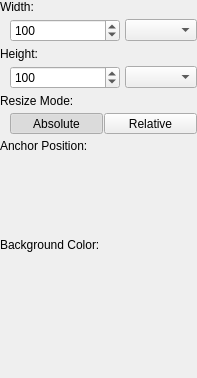
<?xml version="1.0" encoding="UTF-8"?>
<ui version="4.0">
 <class>FilterWidget</class>
 <widget class="QWidget" name="FilterWidget">
  <property name="geometry">
   <rect>
    <x>0</x>
    <y>0</y>
    <width>197</width>
    <height>378</height>
   </rect>
  </property>
  <property name="windowTitle">
   <string>Form</string>
  </property>
  <layout class="QVBoxLayout" name="verticalLayout" stretch="0,1">
   <property name="spacing">
    <number>0</number>
   </property>
   <property name="leftMargin">
    <number>0</number>
   </property>
   <property name="topMargin">
    <number>0</number>
   </property>
   <property name="rightMargin">
    <number>0</number>
   </property>
   <property name="bottomMargin">
    <number>0</number>
   </property>
   <item>
    <layout class="QVBoxLayout" name="verticalLayout_6">
     <property name="spacing">
      <number>5</number>
     </property>
     <item>
      <widget class="QLabel" name="label_3">
       <property name="text">
        <string>Width:</string>
       </property>
      </widget>
     </item>
     <item>
      <layout class="QHBoxLayout" name="horizontalLayout_2" stretch="1,0">
       <property name="spacing">
        <number>5</number>
       </property>
       <property name="leftMargin">
        <number>10</number>
       </property>
       <item>
        <widget class="QSpinBox" name="mSpinWidth">
         <property name="minimum">
          <number>1</number>
         </property>
         <property name="maximum">
          <number>10000</number>
         </property>
         <property name="value">
          <number>100</number>
         </property>
        </widget>
       </item>
       <item>
        <widget class="QComboBox" name="mComboWidthMode"/>
       </item>
      </layout>
     </item>
     <item>
      <widget class="QLabel" name="label_4">
       <property name="text">
        <string>Height:</string>
       </property>
      </widget>
     </item>
     <item>
      <layout class="QHBoxLayout" name="horizontalLayout_3" stretch="1,0">
       <property name="spacing">
        <number>5</number>
       </property>
       <property name="leftMargin">
        <number>10</number>
       </property>
       <item>
        <widget class="QSpinBox" name="mSpinHeight">
         <property name="minimum">
          <number>1</number>
         </property>
         <property name="maximum">
          <number>30000</number>
         </property>
         <property name="value">
          <number>100</number>
         </property>
        </widget>
       </item>
       <item>
        <widget class="QComboBox" name="mComboHeightMode"/>
       </item>
      </layout>
     </item>
     <item>
      <widget class="QLabel" name="label_2">
       <property name="text">
        <string>Resize Mode:</string>
       </property>
      </widget>
     </item>
     <item>
      <layout class="QHBoxLayout" name="horizontalLayout_4">
       <property name="spacing">
        <number>1</number>
       </property>
       <property name="leftMargin">
        <number>10</number>
       </property>
       <item>
        <widget class="QToolButton" name="mButtonResizeModeAbsolute">
         <property name="sizePolicy">
          <sizepolicy hsizetype="Preferred" vsizetype="Fixed">
           <horstretch>0</horstretch>
           <verstretch>0</verstretch>
          </sizepolicy>
         </property>
         <property name="text">
          <string>Absolute</string>
         </property>
         <property name="checkable">
          <bool>true</bool>
         </property>
         <property name="checked">
          <bool>true</bool>
         </property>
         <property name="autoExclusive">
          <bool>true</bool>
         </property>
         <property name="class" stdset="0">
          <string>cFlatOptionButton</string>
         </property>
        </widget>
       </item>
       <item>
        <widget class="QToolButton" name="mButtonResizeModeRelative">
         <property name="sizePolicy">
          <sizepolicy hsizetype="Preferred" vsizetype="Fixed">
           <horstretch>0</horstretch>
           <verstretch>0</verstretch>
          </sizepolicy>
         </property>
         <property name="text">
          <string>Relative</string>
         </property>
         <property name="checkable">
          <bool>true</bool>
         </property>
         <property name="autoExclusive">
          <bool>true</bool>
         </property>
         <property name="class" stdset="0">
          <string>cFlatOptionButton</string>
         </property>
        </widget>
       </item>
      </layout>
     </item>
     <item>
      <widget class="QLabel" name="label_5">
       <property name="text">
        <string>Anchor Position:</string>
       </property>
      </widget>
     </item>
     <item>
      <layout class="QHBoxLayout" name="horizontalLayout_5">
       <property name="spacing">
        <number>1</number>
       </property>
       <property name="leftMargin">
        <number>10</number>
       </property>
       <item>
        <widget class="anitools::widgets::AnchorPositionBox" name="mAnchorPositionBox" native="true">
         <property name="minimumSize">
          <size>
           <width>0</width>
           <height>75</height>
          </size>
         </property>
         <property name="focusPolicy">
          <enum>Qt::StrongFocus</enum>
         </property>
        </widget>
       </item>
      </layout>
     </item>
     <item>
      <widget class="QLabel" name="label">
       <property name="text">
        <string>Background Color:</string>
       </property>
      </widget>
     </item>
     <item>
      <layout class="QHBoxLayout" name="horizontalLayout">
       <property name="spacing">
        <number>1</number>
       </property>
       <property name="leftMargin">
        <number>10</number>
       </property>
       <item>
        <widget class="anitools::widgets::ColorButton" name="mButtonBackgroundColor" native="true">
         <property name="sizePolicy">
          <sizepolicy hsizetype="Expanding" vsizetype="Preferred">
           <horstretch>0</horstretch>
           <verstretch>0</verstretch>
          </sizepolicy>
         </property>
         <property name="minimumSize">
          <size>
           <width>0</width>
           <height>32</height>
          </size>
         </property>
        </widget>
       </item>
      </layout>
     </item>
    </layout>
   </item>
   <item>
    <spacer name="verticalSpacer">
     <property name="orientation">
      <enum>Qt::Vertical</enum>
     </property>
     <property name="sizeHint" stdset="0">
      <size>
       <width>0</width>
       <height>0</height>
      </size>
     </property>
    </spacer>
   </item>
  </layout>
 </widget>
 <customwidgets>
  <customwidget>
   <class>anitools::widgets::ColorButton</class>
   <extends>QWidget</extends>
   <header>colorbutton.h</header>
   <container>1</container>
  </customwidget>
  <customwidget>
   <class>anitools::widgets::AnchorPositionBox</class>
   <extends>QWidget</extends>
   <header>anchorpositionbox.h</header>
   <container>1</container>
  </customwidget>
 </customwidgets>
 <resources/>
 <connections/>
</ui>
